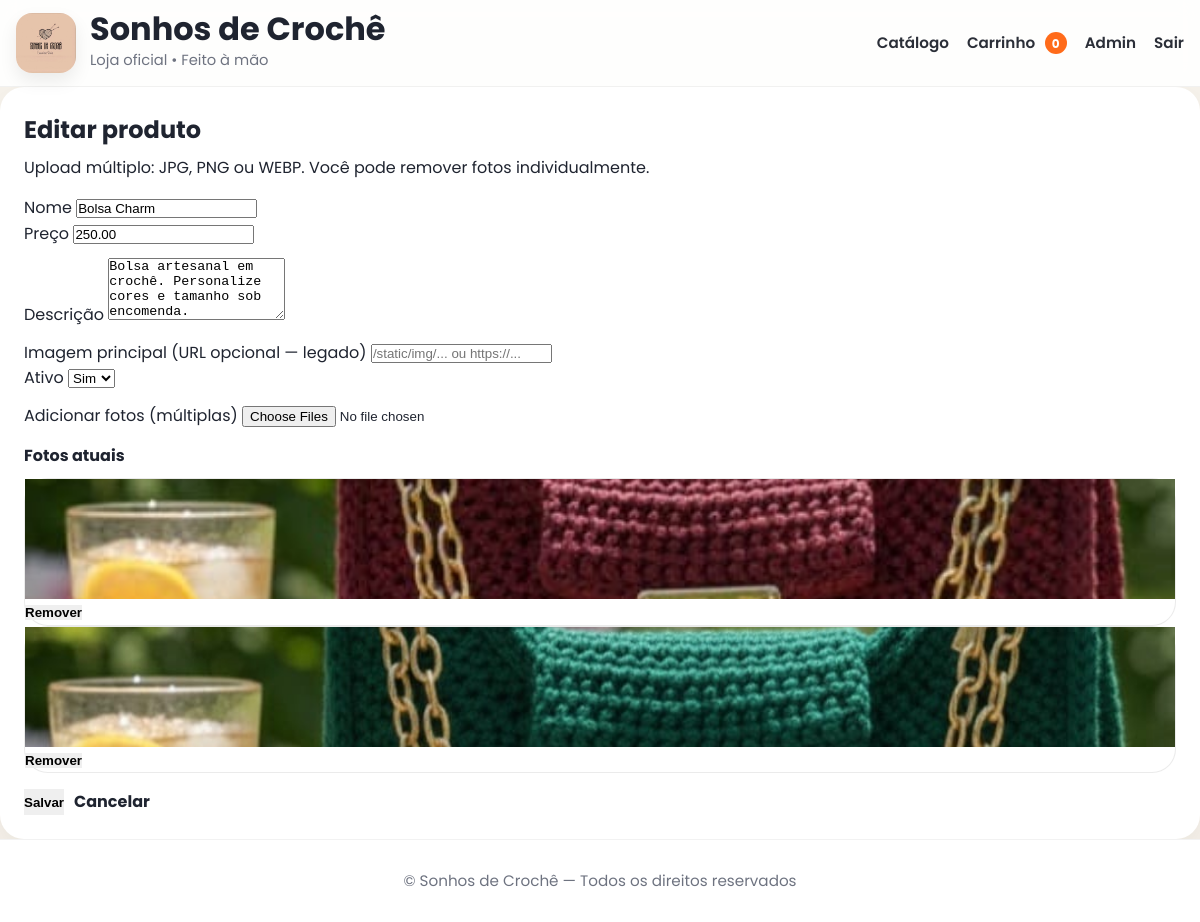
Page /admin/produtos/19/editar (signed in) on the committed database.
### app.py (models this page shows)
class Product(db.Model):
    id = db.Column(db.Integer, primary_key=True)
    name = db.Column(db.String(120), nullable=False)
    description = db.Column(db.Text, default="")
    price = db.Column(db.Numeric(10, 2), nullable=False, default=0)
    image_url = db.Column(db.Text, default="")  # legado (opcional)
    is_active = db.Column(db.Boolean, default=True)
    created_at = db.Column(db.DateTime, nullable=False, default=datetime.utcnow)
    images = db.relationship("ProductImage", backref="product", cascade="all, delete-orphan", lazy=True)

class ProductImage(db.Model):
    id = db.Column(db.Integer, primary_key=True)
    product_id = db.Column(db.Integer, db.ForeignKey("product.id"), nullable=False, index=True)
    image_url = db.Column(db.Text, nullable=False)
    created_at = db.Column(db.DateTime, nullable=False, default=datetime.utcnow)

### app.py (the view)
    @app.get("/admin/produtos/<int:product_id>/editar")
    @login_required
    def admin_products_edit(product_id):
        product = Product.query.get_or_404(product_id)
        return render_template("admin_product_form.html", product=product)

### templates/admin_product_form.html (shortened to what this page needs)
{% extends "base.html" %}
{% block content %}
<div class="card form-card">
  <div class="card-pad">
    <h2 style="margin:0">{{ "Editar produto" if product else "Novo produto" }}</h2>
    <p class="muted" style="margin-top:6px">Upload múltiplo: JPG, PNG ou WEBP. Você pode remover fotos individualmente.</p>
    {% if product %}
      <form method="post" action="{{ url_for('admin_products_edit_post', product_id=product.id) }}" enctype="multipart/form-data" style="margin-top:14px">
    {% else %}
      <form method="post" action="{{ url_for('admin_products_new_post') }}" enctype="multipart/form-data" style="margin-top:14px">
    {% endif %}
      <div class="form-row">
        <div>
          <label class="muted">Nome</label>
          <input type="text" name="name" value="{{ product.name if product else '' }}" required>
        </div>
        <div>
          <label class="muted">Preço</label>
          <input type="text" name="price" value="{{ ('%.2f'|format(product.price)) if product else '' }}" placeholder="120,00" required>
        </div>
      </div>
      <div style="margin-top:12px">
        <label class="muted">Descrição</label>
        <textarea name="description" rows="4">{{ product.description if product else '' }}</textarea>
      </div>
      <div class="form-row" style="margin-top:12px">
        <div>
          <label class="muted">Imagem principal (URL opcional — legado)</label>
          <input type="text" name="image_url" value="{{ product.image_url if product else '' }}" placeholder="/static/img/... ou https://...">
        </div>
        <div>
          <label class="muted">Ativo</label>
          <select name="is_active">
            <option value="on" {% if (product and product.is_active) or (not product) %}selected{% endif %}>Sim</option>
          </select>
        </div>
      </div>
      <div style="margin-top:12px">
        <label class="muted">Adicionar fotos (múltiplas)</label>
        <input type="file" name="image_files" multiple accept=".jpg,.jpeg,.png,.webp">
      </div>
      {% if product and product.images and product.images|length > 0 %}
      <div style="margin-top:14px">
        <strong>Fotos atuais</strong>
        <div class="grid" style="grid-template-columns:repeat(auto-fit,minmax(120px,1fr));gap:10px;margin-top:10px">
          {% for im in product.images %}
          <div class="card" style="padding:0;box-shadow:none;border:1px solid rgba(0,0,0,.08)">
            <img src="{{ im.image_url }}" style="width:100%;height:120px;object-fit:cover;display:block" alt="Foto">
            <form method="post" action="{{ url_for('admin_product_image_delete', image_id=im.id) }}">
              <button class="btn danger block" style="border-radius:0">Remover</button>
            </form>
          </div>
          {% endfor %}
        </div>
      </div>
      {% endif %}
      <div style="display:flex;gap:10px;flex-wrap:wrap;margin-top:16px">
        <button type="submit" class="btn primary">Salvar</button>
        <a class="btn soft" href="{{ url_for('admin_products') }}">Cancelar</a>
      </div>
    </form>
  </div>
</div>
{% endblock %}

### static/css/premium.css (style rules this page uses)
:root { --bg:#f7f3ec; --surface:#ffffff; --surface-soft:#fbf8f2; --text:#1f2430; --muted:#6e7380; --gold:#c8a24e; --gold-dark:#b88f39; --line:#e8dfd0; --shadow:0 14px 40px rgba(33, 24, 9, .08); --shadow-hover:0 22px 56px rgba(33, 24, 9, .14); --radius:28px; }
* { margin:0; padding:0; box-sizing:border-box; }
html { scroll-behavior:smooth; }
body { font-family:'Poppins',sans-serif; background:var(--bg); color:var(--text); line-height:1.6; }
img { display:block; max-width:100%; }
a { color:inherit; }
.btn { display:inline-flex; align-items:center; justify-content:center; text-decoration:none; border:none; cursor:pointer; transition:.25s ease; font-weight:700; }
.login-box, .card { background:var(--surface); border-radius:24px; box-shadow:var(--shadow); }
.card { padding:24px; }

### rows in the picture
Product: name "Bolsa Charm", price "250.00", description "Bolsa artesanal em crochê. Personalize cores e tamanho sob encomenda.", is_active "Sim"
ProductImage: image_url (picture)
ProductImage: image_url (picture)

### other values in the picture
{{ STORE_NAME() }} "Sonhos de Crochê"
{{ cart_count() }} "0"
{{ "Editar produto" if product else "Novo produto" }} "Editar produto"
